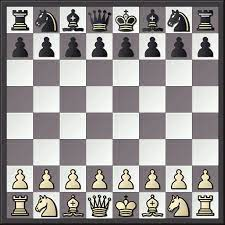
#> input picture test_image/2D/test.jpg, 225 x 225 px, found by its file name
$ python chessboard.py
#> lines starting #> are read from the running program, lines starting #| are printed output that depends on the picture; after the words box and inside, x2 and y2 are one past the last pixel; in counts of white or black regions, pixels touching at a corner belong together
import numpy as np
import cv2
import sys
import matplotlib.pyplot as plt

# 캐니엣지 한번 찾아보기, 급격하게 색이 바뀌는걸 강조표시

#이미지 불러오기 경로
src = cv2.imread('OpenCV/test_image/2D/test.jpg')
#> src is the input picture: shape (225, 225, 3); mean B, G, R 149.5, 150.2, 153.5

#이미지를 찾을수 없을시 콘솔창에 출력되는 문구
if src is None:
    print("이미지를 찾을 수 없습니다.")
    sys.exit()

#이미지 크기 조절 ( 테스트때 한눈에 보기 편하기 위한 사이즈 조절)

src = cv2.resize(src, dsize=(640, 480), interpolation=cv2.INTER_AREA)
#> src: shape (480, 640, 3)

# [9 lines of commented-out code are left out]
height = src.shape[0]
#> height = 480
width = src.shape[1]
#> width = 640

#이미지를 b, g, r 로 나눠서 각각 평탄화
b, g, r = cv2.split(src)
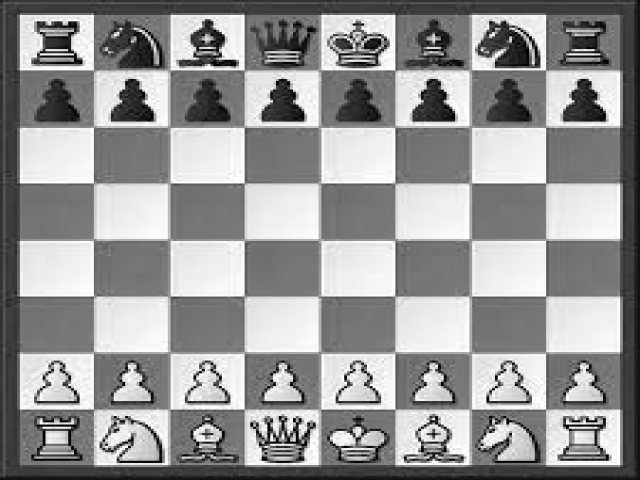
#> g: shape (480, 640); min 0, max 255, mean 150.2
clahe = cv2.createCLAHE(clipLimit=2.0, tileGridSize=(8,8))
cl_b = clahe.apply(b)
cl_g = clahe.apply(g)
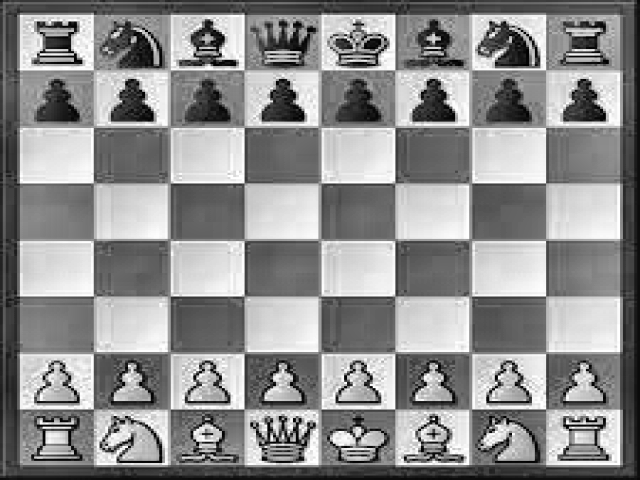
#> cl_g: shape (480, 640); min 0, max 255, mean 142.5
cl_r = clahe.apply(r)

src = cv2.merge([cl_b, cl_g, cl_r])

#contrast 기울기 (대비)
alpha = 10.0
dst = np.clip(((1 + alpha) * src - 128 * alpha), 0, 255).astype(np.uint8)
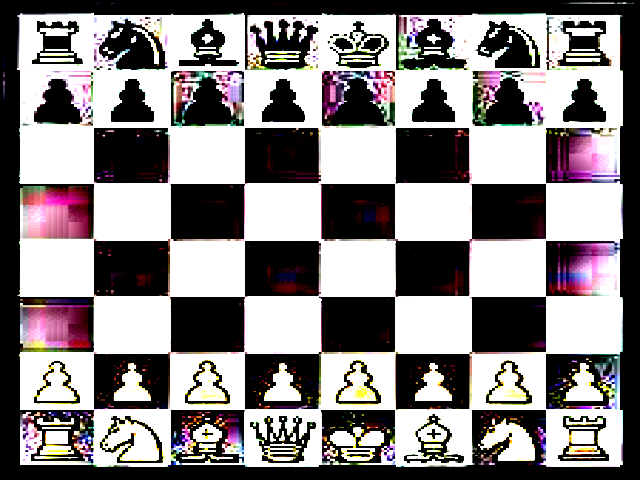
#> dst: shape (480, 640, 3); mean B, G, R 131.5, 130.5, 135.6

#입력된 변환값 확인을 위한 이미지 창띄우기
cv2.imshow('dst', dst)

src = dst

gray = cv2.cvtColor(src, cv2.COLOR_BGR2GRAY)

#해당 부분 주석시 모서리 위주로만 인식
# kernel = np.ones((3, 3), np.uint8)
# gray = cv2.dilate(gray, kernel, iterations=2)
# gray = cv2.erode(gray, kernel, iterations=2)

#자동으로 binary 이미지 전환, 특정값 이상일때 흑과 백으로 표현
gray = cv2.GaussianBlur(gray,(9,9),0)
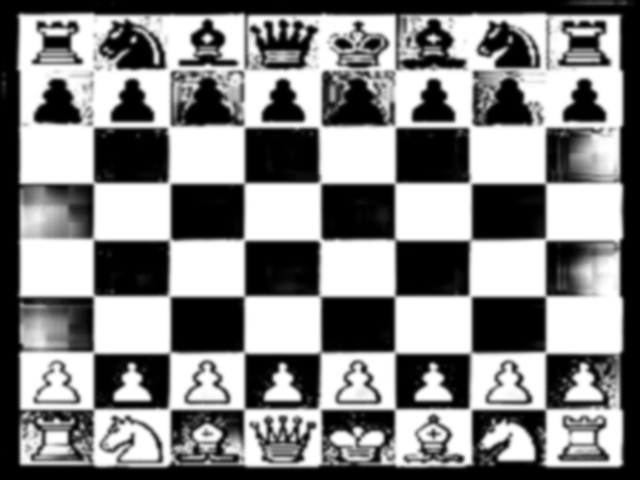
#> gray: shape (480, 640); min 0, max 255, mean 132.1
thresh_value, gray = cv2.threshold(gray, 0, 255, cv2.THRESH_BINARY + cv2.THRESH_OTSU)
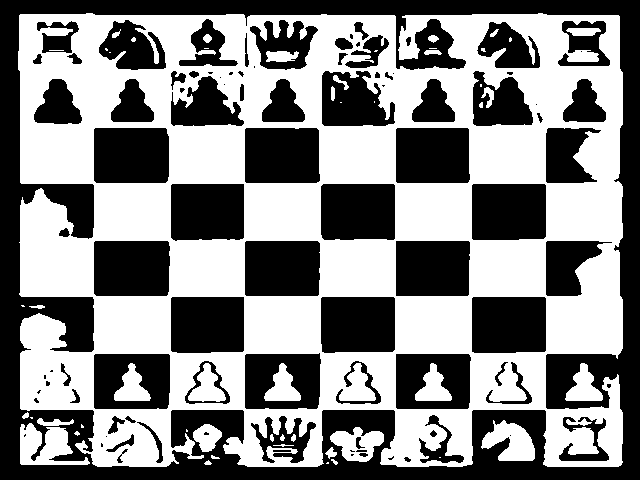
#> gray: shape (480, 640); 52.2% white; 95 black regions (28 under 20 px), largest, box (x1, y1, x2, y2) and area: (0, 0, 640, 480) 54964, (94, 241, 170, 296) 4130, (472, 184, 546, 240) 4111
#> thresh_value = 127

gray = np.float32(gray)
dst = cv2.cornerHarris(gray, 20, 3, 0.04)
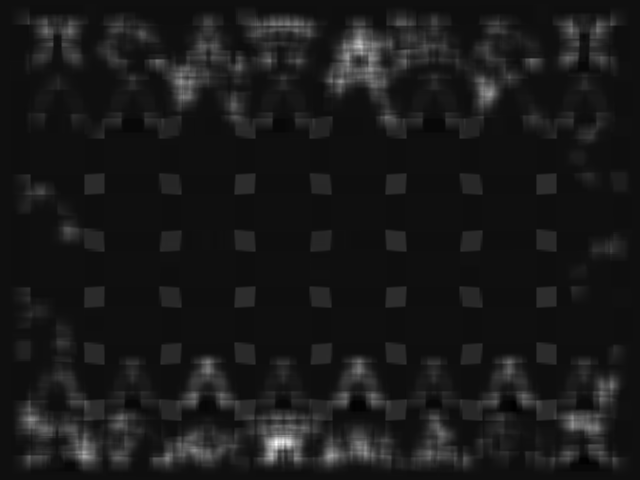
#> dst: shape (480, 640) float32; min -15221702, max 229142256, mean 9347031; drawn with min black and max white

# dst = cv2.dilate(dst,None)

#이미지에 따라 임계값이 다름, 확인 필요
src[dst>0.01*dst.max()]=[0,255,0]
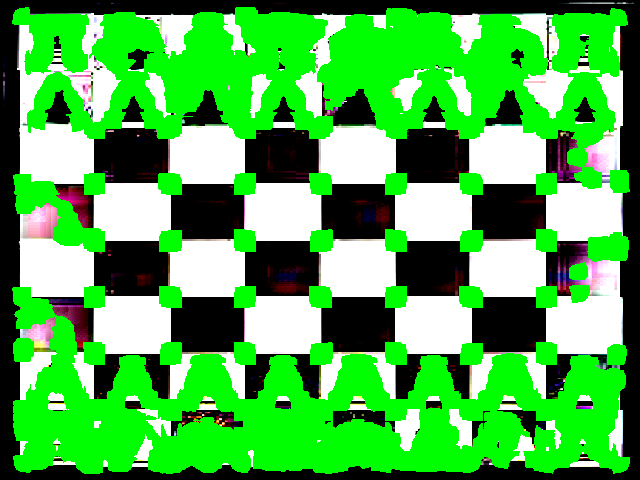
#> src: shape (480, 640, 3); mean B, G, R 75.5, 176.6, 76.9

# #최종본 확인 및 저장 종료 적용
cv2.imshow('cornerHarris',src)
cv2.imwrite('OpenCV/test_image/t_image/76.jpg', src)
cv2.waitKey()

$ run again, with test_image/2D/b3.jfif saved as test_image/2D/test.jpg
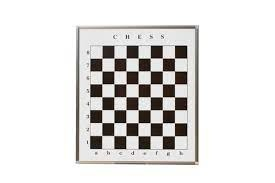
#> input picture test_image/2D/b3.jfif, 275 x 183 px, found by its file name
#> src is the input picture: shape (183, 275, 3); mean B, G, R 221.7, 223, 224.5
#> `thresh_value, gray = cv2.threshold(gray, 0, 255, cv2.THRESH_BINARY + c..`:
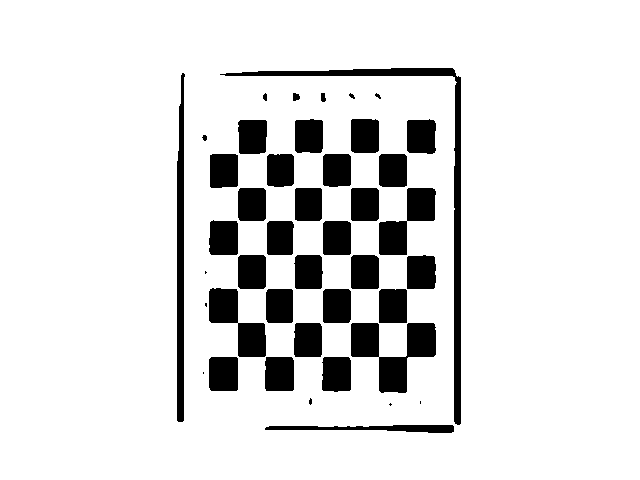
#> gray: shape (480, 640); 88% white; 43 black regions (7 under 20 px), largest, box (x1, y1, x2, y2) and area: (220, 68, 461, 425) 3738, (351, 323, 436, 393) 2916, (177, 73, 185, 422) 2212
#> thresh_value = 140
#> `src[dst>0.01*dst.max()]=[0,255,0]`:
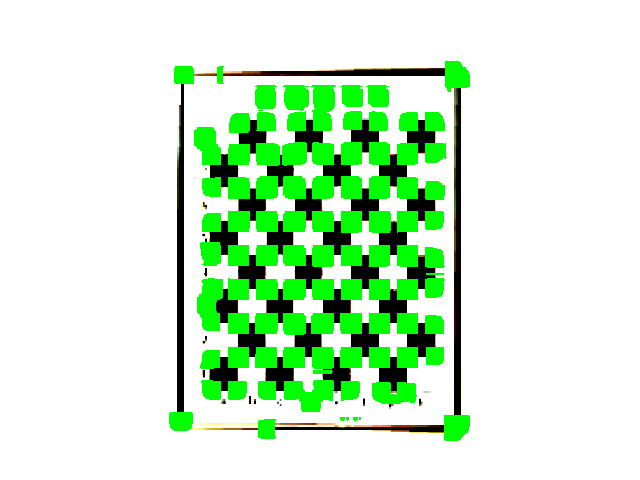
#> src: shape (480, 640, 3); mean B, G, R 203.4, 236.9, 204.2
